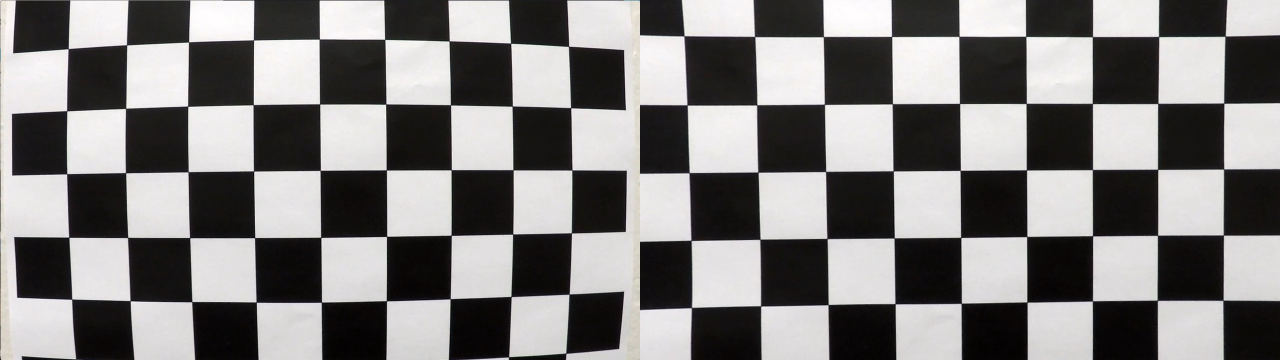
#> input picture camera_cal/test_undist0.jpg, 2560 x 720 px (shown at 1/2 size); its folder holds only this picture in this run
$ python -i p4_funtions.py   (imports and definitions only)   (older library calls are emulated)
#> lines starting #> are read from the running program, lines starting #| are printed output that depends on the picture; after the words box and inside, x2 and y2 are one past the last pixel; in counts of white or black regions, pixels touching at a corner belong together
import numpy as np
import cv2
import glob
import matplotlib.pyplot as plt

# [9 lines not run here, left out]

curve_left_all = np.zeros((10,3))
curve_right_all = np.zeros((10,3))
frame_counter = 0
globvar = -1

def undistort_image(img):
    dist =  np.load('./assets/dist.npy')
    mtx =  np.load('./assets/mtx.npy')

    out = cv2.undistort(img, mtx, dist, None, mtx)

    return out

def birds_eye(img):

     # Get image dimensions
    (h, w) = (img.shape[0], img.shape[1])
    # Define source points
    src = np.float32([[w // 2 - 76, h * .625], [w // 2 + 76, h * .625], [-100, h], [w + 100, h]])
    # Define corresponding destination points
    dst = np.float32([[100, 0], [w - 100, 0], [100, h], [w - 100, h]])

    M = cv2.getPerspectiveTransform(src, dst)
    Minv = cv2.getPerspectiveTransform(dst, src)

    img_size = (img.shape[0],img.shape[1])

    out = cv2.warpPerspective(img, M, (w, h))

    return out

# [17 lines left out: function undo_birds_eye, not called in this run]

def sobelxy (img,thresh = (0,255)):
    sobel_kernel=3
    sobel_x = cv2.Sobel(img, cv2.CV_64F, 1, 0, ksize=sobel_kernel)
    sobel_y = cv2.Sobel(img, cv2.CV_64F, 0, 1, ksize=sobel_kernel)

    # Calculate the magnitude
    magnitude = np.sqrt(sobel_x ** 2 + sobel_y ** 2)
    # Scale to 8-bit (0 - 255) and convert to type = np.uint8
    magnitude = (magnitude * 255 / np.max(magnitude)).astype(np.uint8)
    # Create a binary mask where mag thresholds are met
    mask = np.zeros_like(magnitude)
    mask[(magnitude >= thresh[0]) & (magnitude <= thresh[1])] = 1
    # Return this mask as your binary_output image
    return mask


def sobelx(img,thresh = (0,255)):

    #H,L,S = convert_hls(img)
     # Sobel x
    sobel_kernel=3
    sobelx = np.absolute(cv2.Sobel(img, cv2.CV_64F, 1, 0,ksize=sobel_kernel))
    scaled_sobel = np.uint8(255*sobelx/np.max(sobelx))

     # Threshold x gradient
    sxbinary = np.zeros_like(scaled_sobel)
    sxbinary[(scaled_sobel >= thresh[0]) & (scaled_sobel <= thresh[1])] = 1

    return sxbinary

def sobely(img,thresh = (0,255)):
    #H,L,S = convert_hls(img)
     # Sobel x
    sobel_kernel=3
    sobelx = np.absolute(cv2.Sobel(img, cv2.CV_64F, 0, 1,ksize=sobel_kernel))
    scaled_sobel = np.uint8(255*sobelx/np.max(sobelx))

     # Threshold x gradient
    sxbinary = np.zeros_like(scaled_sobel)
    sxbinary[(scaled_sobel >= thresh[0]) & (scaled_sobel <= thresh[1])] = 1

    return sxbinary

def dir_threshold(img, sobel_kernel=3, thresh=(0.7, 1.3)):

   # Apply the following steps to img
    # 1) Convert to grayscale
    #H,L,S = convert_hls(img)
    # 2) Take the gradient in x and y separately
    sobelx = np.absolute(cv2.Sobel(img, cv2.CV_64F, 1, 0,ksize=sobel_kernel))
    sobely = np.absolute(cv2.Sobel(img, cv2.CV_64F, 0, 1,ksize=sobel_kernel))

    # 3) Take the absolute value of the x and y gradients

    # 4) Use np.arctan2(abs_sobely, abs_sobelx) to calculate the direction of the gradient
    arc_tanh = np.arctan2(sobely,sobelx)
    # 5) Create a binary mask where direction thresholds are met
    binary_output = np.zeros_like(arc_tanh)
    # 6) Return this mask as your binary_output image
    binary_output[(arc_tanh >= thresh[0]) & (arc_tanh <= thresh[1])] = 1
    return binary_output

def gaussian_blur(img, kernel_size = 5):
    """Applies a Gaussian Noise kernel"""
    return cv2.GaussianBlur(img, (kernel_size, kernel_size), 0)

def convert_hls(img):
    hls = cv2.cvtColor(img, cv2.COLOR_RGB2HLS).astype(np.float)
    H = hls[:,:,0]
    L = hls[:,:,1]
    S = hls[:,:,2]
    return H,L,S

# [8 lines left out: function schannel_thresh, not called in this run]

def color_magnitude(img,thresh=(0,255)):
    out = np.zeros_like(img)
    out[(img>=thresh[0]) & (img<= thresh[1])] = 1
    return out

def process_image(img_o):
    global globvar
    global mask_lines
    #img = gaussian_blur(img_o, kernel_size = 3)

    img = thresholed_image(img_o)

    # [4 lines of commented-out code are left out]
    out = mask_squares(img)

    left_fitx,rigth_fitx,left_ploty,right_ploty,(curve_left,curve_rigth) = extract_lines_new(out)

    '''
    mask_lines_l = mask_for_lines(left_ploty,left_fitx)
    mask_lines_r = mask_for_lines(right_ploty,rigth_fitx)
    mask_lines = np.logical_or(mask_lines_r,mask_lines_l)
    '''

    curvature = (curve_left+curve_rigth)/2

    mask_lines = mask_between_lines(left_fitx,rigth_fitx,left_ploty)

    globvar = 1
    #old_frame_left = [left_lploty,left_fitx]
    #old_frame_right = [right_ploty,rigth_fitx]

    #mask_lines = np.zeros_like(img)
    #mask_lines[np.int32(left_ploty),np.int32(left_fitx)] = 1
    #mask_lines[np.int32(right_ploty),np.int32(rigth_fitx)]= 1

    out = np.zeros_like(img_o)
    out[:,:,1] = np.uint8(255*mask_lines/np.max(mask_lines))
    out  = undo_birds_eye(out)
    final_out =  cv2.addWeighted(img_o, 1, np.uint8(out), 0.3, 0)

    distance = distance_between_lines(left_fitx,rigth_fitx)

    final_out =cv2.putText(final_out,  'Distance (left) :       {:.1f} m'.format(distance[0]), (800, 50), \
                           cv2.FONT_HERSHEY_SIMPLEX, .8, (255, 255, 255), 2)
    final_out =cv2.putText(final_out,  'Distance (right):       {:.1f} m'.format(distance[1]), (800, 90), \
                           cv2.FONT_HERSHEY_SIMPLEX, .8, (255, 255, 255), 2)
    final_out =cv2.putText(final_out,  'Curvature       :       {:.1f} m'.format(curvature), (800, 130), \
                           cv2.FONT_HERSHEY_SIMPLEX, .8, (255, 255, 255), 2)

   # final_out =  cv2.addWeighted(img_o, 1, out, 0.3, 0,dtype = np.uint8)
    #out = np.stack((np.zeros_like(out[:,:,2]),np.zeros_like(out[:,:,2]),out[:,:,2]),axis = 2)
    #img_o[:,:,2] = out[:,:,2]

    return final_out

def thresholed_image(img_o):
    _,_,img = convert_hls(img_o)

    thresh_sobels  = (20, 100)
    threshold_color = (170,255)
    thresh_angle=(.7, 1.3)

    undst = undistort_image(img)
    #undst = birds_eye(undst)

    #outh = schannel_thresh (undst,thresh_h)
    #outh = np.uint8(255*outh/np.max(outh))

    outx = sobelx(undst,thresh_sobels)
    outy = sobely(undst,thresh_sobels)
    outxy = sobelxy(undst,thresh_sobels)
    outdir = dir_threshold(undst, sobel_kernel=3, thresh=thresh_angle )

    gradient_mask = np.zeros_like(outx)
    gradient_mask[((outx == 1) & (outy == 1)) | ((outxy == 1) & (outdir == 1))] = 1

    #outx = np.uint8(255*outx/np.max(outx))

    color_mask = color_magnitude(undst, threshold_color)

    mask = np.zeros_like(color_mask)
    mask[(gradient_mask == 1) | (color_mask == 1)] = 1


    out = np.uint8(255*mask/np.max(mask))
    out = birds_eye(out)


    return out

# [221 lines left out: functions mask_for_lines, mask_between_lines, distance_between_lines, windowing, windowing_h, lr_lines_rows and 7 more, not called in this run]

def square(center, windowing = 9, half_width = 100):
    h = int(720/windowing)

    v = np.zeros((4,2),dtype = np.int32)

    v[0,] = [center[0] + int(h/2),center[1]-half_width]
    v[1,] = [center[0]  + int(h/2),center[1] +half_width]
    v[2,] = [center[0]  - int(h/2),center[1] + half_width]
    v[3,] = [center[0]  - int(h/2),center[1] -half_width]

    for i in range(0,4):
        if v[i,0]<0:
            v[i,0] = 0
        if v[i,1] > 1279:
            v[i,1] = 1279

    return v

def square_mask(v):
    mask = np.zeros((720,1280),dtype = np.uint8)

    mask[v[0,0],v[0,1]:v[1,1]] = 1
    mask[v[2,0]:v[0,0],v[0,1]] = 1
    mask[v[2,0]:v[0,0],v[1,1]] = 1
    mask[v[2,0],v[0,1]:v[1,1]] = 1

    return mask


def square_mask_filled(v):
    mask = np.zeros((720,1280),dtype = np.uint8)

    mask[v[2,0]:v[0,0],v[0,1]:v[1,1]] = 1

    return mask

def histogram(img,plotear = 0):
    #hwindow = int(img.shape[0]/slicing)
    histogram_out =np.zeros((img.shape[1]))
    histogram_out = (np.sum(img, axis=0))

    if plotear == 1:
        plt.plot(histogram_out)


    return histogram_out

def hist_max(histogram_in):
    if np.max(histogram_in) < 5:
        max_position = np.int32(histogram_in.shape[0]/2)
    else:
        max_position = np.argmax(histogram_in)
    return max_position

def new_square(old_center,height = 80):
    new_center =[old_center[0]-80,old_center[1]]
    return new_center

# [85 lines left out: functions extract_lines_new, non_zero_points, not called in this run]

def mask_squares(img):

    out = np.zeros((720,1280,3))
    initial_center = [719-40,350]
    out_mask = np.zeros((720,1280))
    mask_test= np.zeros((720,1280))

    for i in range(0,9):
        if i == 0:
            center = initial_center
        else:

            center = new_square(center)

        v = square(center)

        hist = histogram(img[v[3,0]:v[0,0], v[0,1]:v[1,1]])
        max_position = hist_max(hist)

        center[1] = v[0,1]+max_position


        mask = square_mask(v)
        mask_test = np.logical_or(mask_test,square_mask_filled(v))

        out_mask = np.logical_or (mask,out_mask)

    initial_center = [719-40,1020]

    for i in range(0,9):
        if i == 0:
            center = initial_center
        else:

            center = new_square(center)

        v = square(center)

        hist = histogram(img[v[3,0]:v[0,0], v[0,1]:v[1,1]])
        max_position = hist_max(hist)
        center[1] = v[0,1]+max_position


        mask = square_mask(v)
        mask_test = np.logical_or(mask_test,square_mask_filled(v))

        out_mask = np.logical_or (mask,out_mask)

    masked_image = np.multiply(mask_test,img)


    out[:,:,0] = np.uint8(out_mask*255)
    out[:,:,1] = masked_image


    return out

>>> import cv2
>>> picture = cv2.cvtColor(cv2.imread('camera_cal/test_undist0.jpg'), cv2.COLOR_BGR2RGB)
>>> result = process_image(picture)
#> (reads assets/dist.npy from the repository)
#> (reads assets/mtx.npy from the repository)
#> in thresholed_image, `outx = sobelx(undst,thresh_sobels)`:
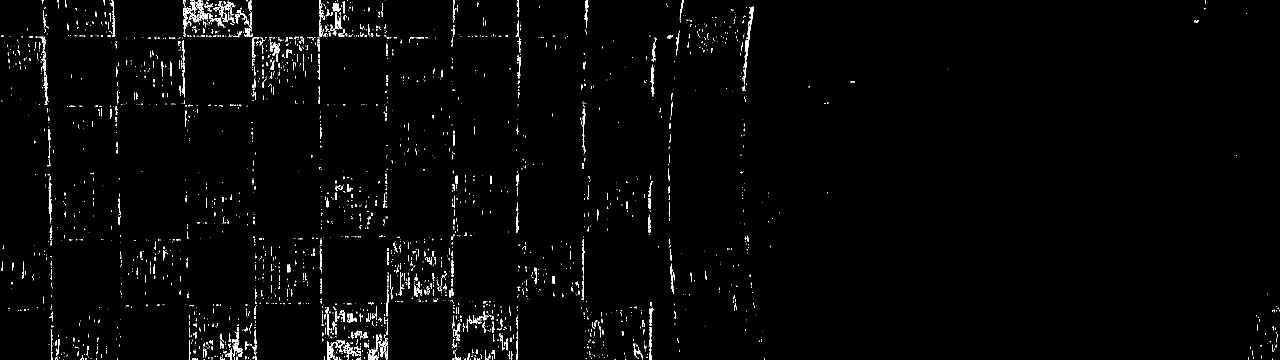
#> outx: shape (720, 2560) (shown at 1/2 size); values 0 (black) and 1 (white), 1.6% white in thin lines or dots
#> in thresholed_image, `outy = sobely(undst,thresh_sobels)`: outy: shape (720, 2560); values 0 (black) and 1 (white), 1.8% white in thin lines or dots
#> in thresholed_image, `outxy = sobelxy(undst,thresh_sobels)`: outxy: shape (720, 2560); values 0 (black) and 1 (white), 3.3% white in thin lines or dots
#> in dir_threshold, `arc_tanh = np.arctan2(sobely,sobelx)`:
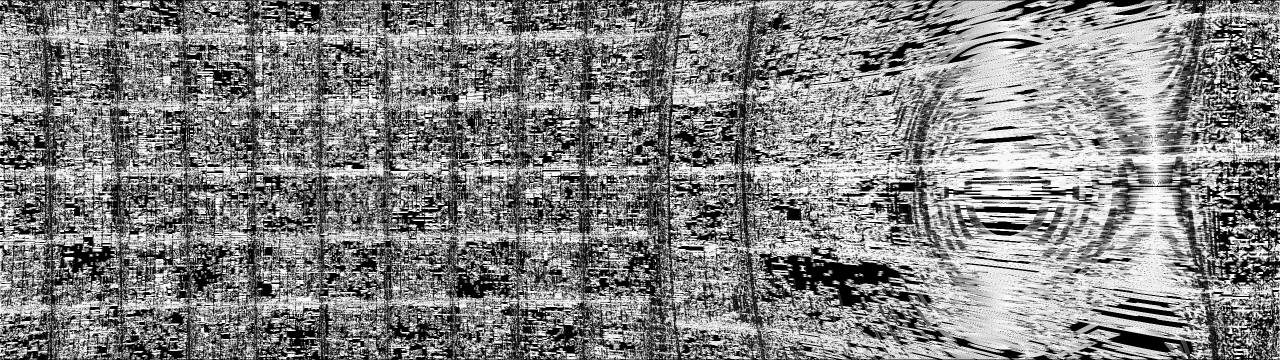
#> arc_tanh: shape (720, 2560) float64 (shown at 1/2 size); min 0, max 1.57, mean 0.808; drawn with min black and max white
#> in thresholed_image, `outdir = dir_threshold(undst, sobel_kernel=3, thresh=thresh_angle )`:
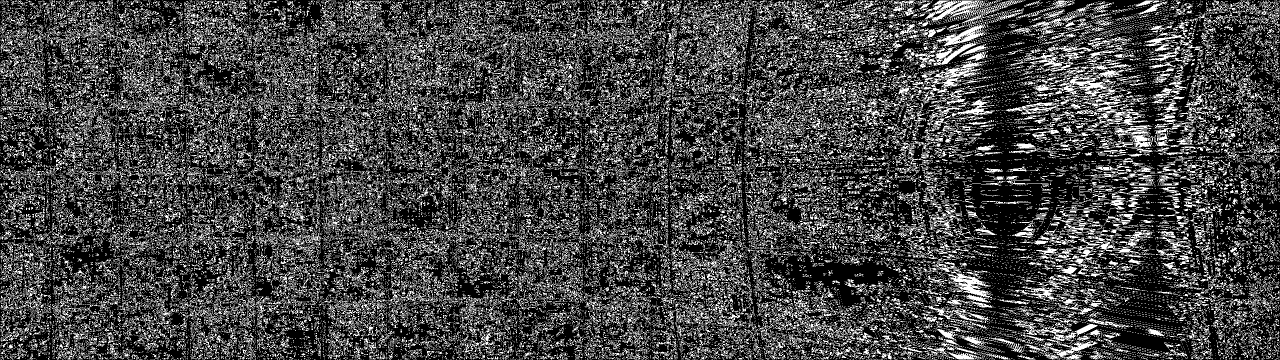
#> outdir: shape (720, 2560) float64 (shown at 1/2 size); values 0 (black) and 1 (white), 27.1% white in thin lines or dots
#> in thresholed_image, `color_mask = color_magnitude(undst, threshold_color)`: color_mask: shape (720, 2560) float64; values 0 (black) and 1 (white), 0.12% white; 237 white regions (226 under 20 px), largest, box (x1, y1, x2, y2) and area: (385, 9, 445, 42) 900, (737, 700, 757, 719) 162, (680, 690, 697, 706) 141
#> in process_image, `img = thresholed_image(img_o)`:
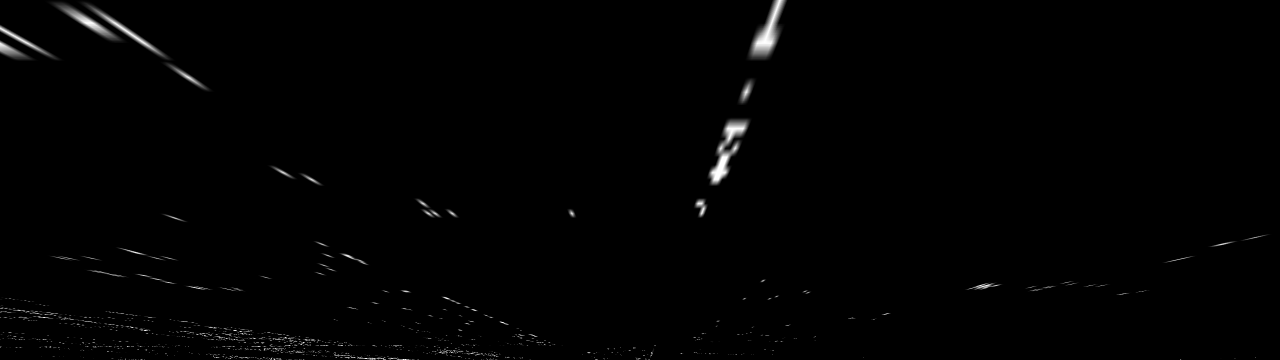
#> img: shape (720, 2560) (shown at 1/2 size); min 0, max 255, mean 2.1
#> the loop in mask_squares, `for i in range(0,9):` made 9 passes
#> (v, max_position) on passes 2 to 9: ([[639, 333], [639, 533], [559, 533], [559, 333]], 65), ([[559, 298], [559, 498], [479, 498], [479, 298]], 14), ([[479, 212], [479, 412], [399, 412], [399, 212]], 138), ([[399, 250], [399, 450], [319, 450], [319, 250]], 100), ([[319, 250], [319, 450], [239, 450], [239, 250]], 100), ([[239, 250], [239, 450], [159, 450], [159, 250]], 140), ([[159, 290], [159, 490], [79, 490], [79, 290]], 0), ([[79, 190], [79, 390], [0, 390], [0, 190]], 0)
#> max_position on pass 1: 183
#> after the loop in mask_squares, `for i in range(0,9):`: mask: shape (720, 1280); values 0 (black) and 1 (white), 0.06% white in thin lines or dots, all inside (x1, y1, x2, y2) = (190, 0, 391, 80)
#> after the loop in mask_squares, `for i in range(0,9):`: mask_test: shape (720, 1280) bool; 15.6% white; 1 white region, box (x1, y1, x2, y2) and area: (190, 0, 533, 719) 143800
#> after the loop in mask_squares, `for i in range(0,9):`:
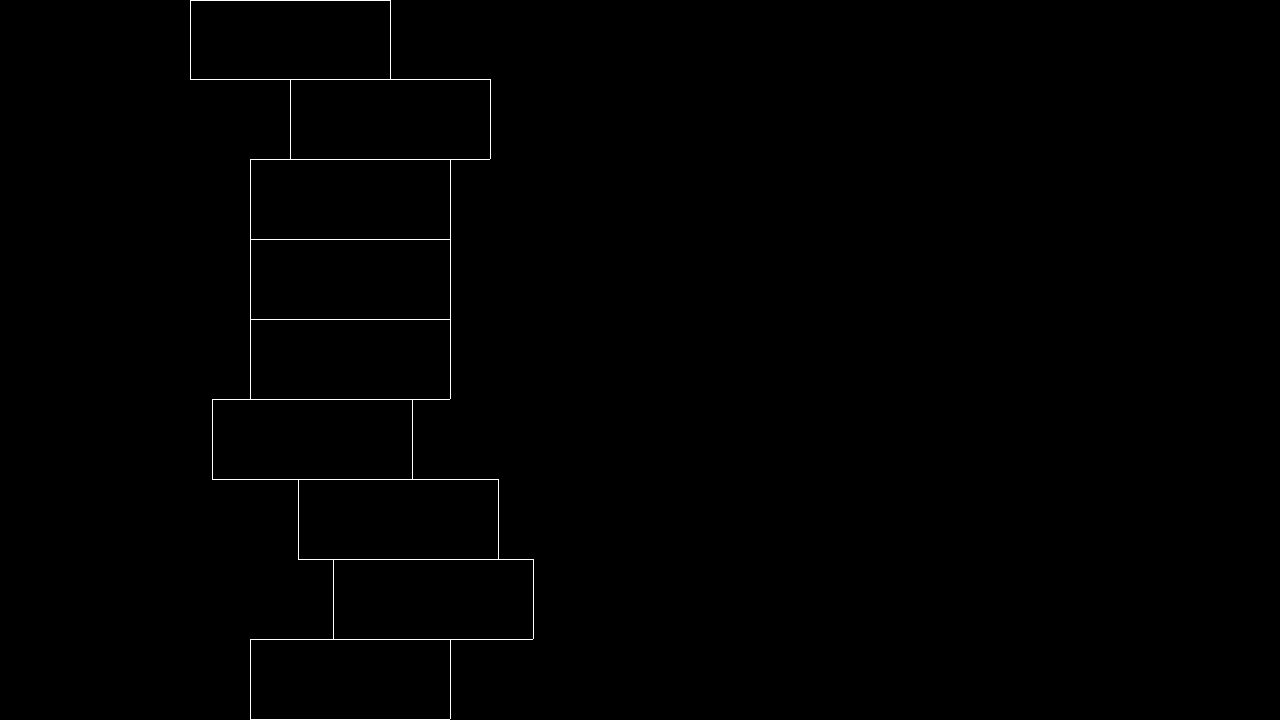
#> out_mask: shape (720, 1280) bool; 0.41% white in thin lines or dots, all inside (x1, y1, x2, y2) = (190, 0, 534, 720)
#> the loop in mask_squares, `for i in range(0,9):` made 9 passes
#> (v, max_position) on passes 2 to 9: ([[639, 844], [639, 1044], [559, 1044], [559, 844]], 47), ([[559, 791], [559, 991], [479, 991], [479, 791]], 100), ([[479, 791], [479, 991], [399, 991], [399, 791]], 60), ([[399, 751], [399, 951], [319, 951], [319, 751]], 84), ([[319, 735], [319, 935], [239, 935], [239, 735]], 100), ([[239, 735], [239, 935], [159, 935], [159, 735]], 100), ([[159, 735], [159, 935], [79, 935], [79, 735]], 100), ([[79, 735], [79, 935], [0, 935], [0, 735]], 100)
#> max_position on pass 1: 24
#> after the loop in mask_squares, `for i in range(0,9):`: mask: shape (720, 1280); values 0 (black) and 1 (white), 0.06% white in thin lines or dots, all inside (x1, y1, x2, y2) = (735, 0, 936, 80)
#> after the loop in mask_squares, `for i in range(0,9):`:
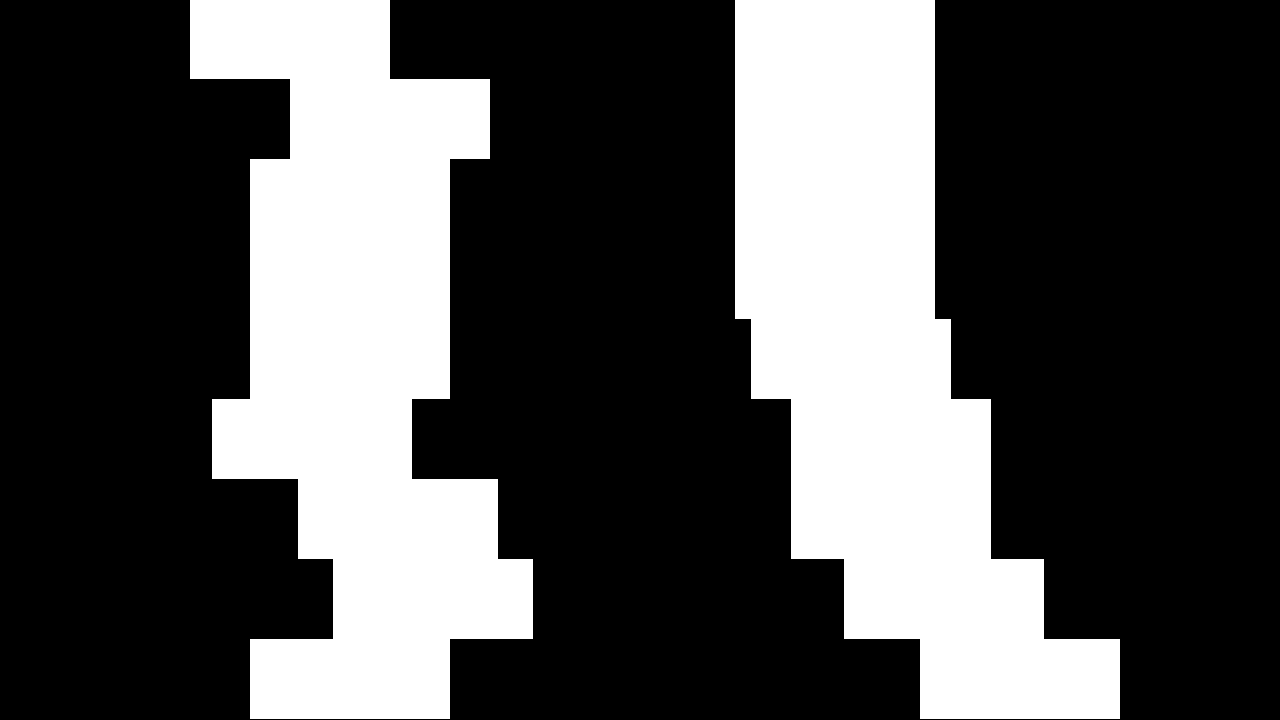
#> mask_test: shape (720, 1280) bool; 31.2% white; 2 white regions, box (x1, y1, x2, y2) and area: (190, 0, 533, 719) 143800, (735, 0, 1120, 719) 143800
#> after the loop in mask_squares, `for i in range(0,9):`:
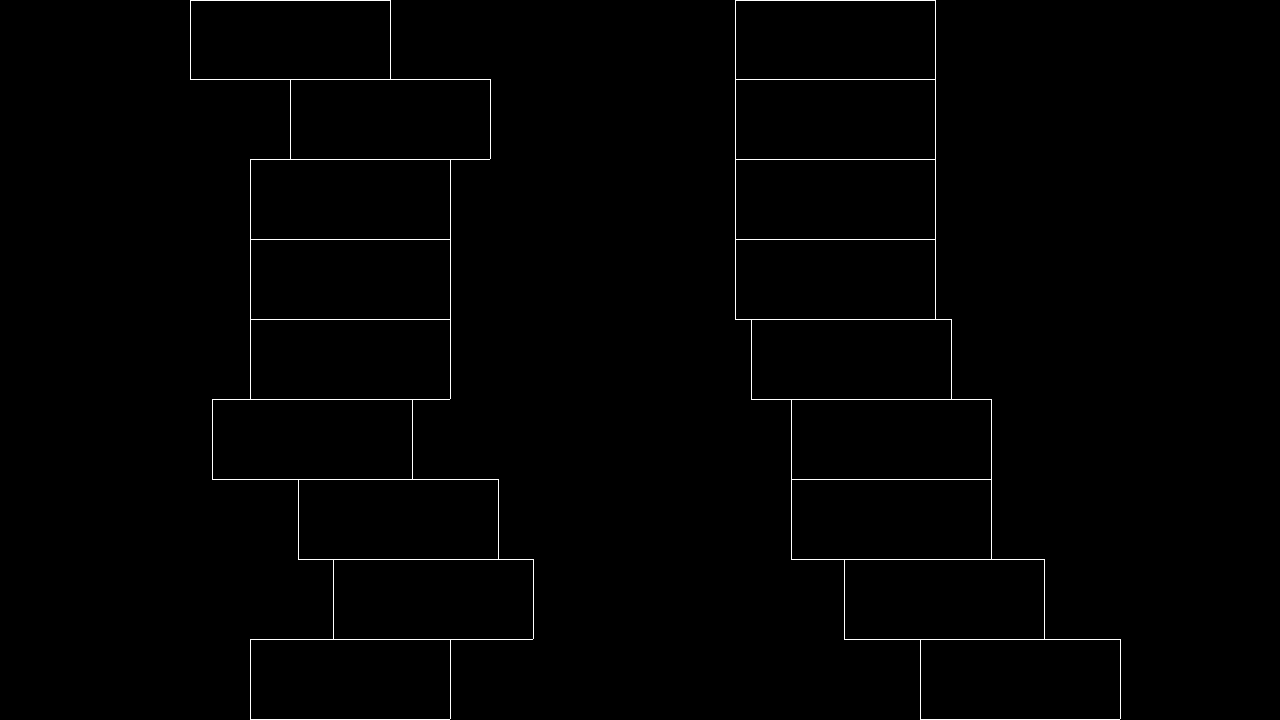
#> out_mask: shape (720, 1280) bool; 0.81% white in thin lines or dots, all inside (x1, y1, x2, y2) = (190, 0, 1121, 720)
#> (the run stopped early here; a loop or call above may not have finished)
